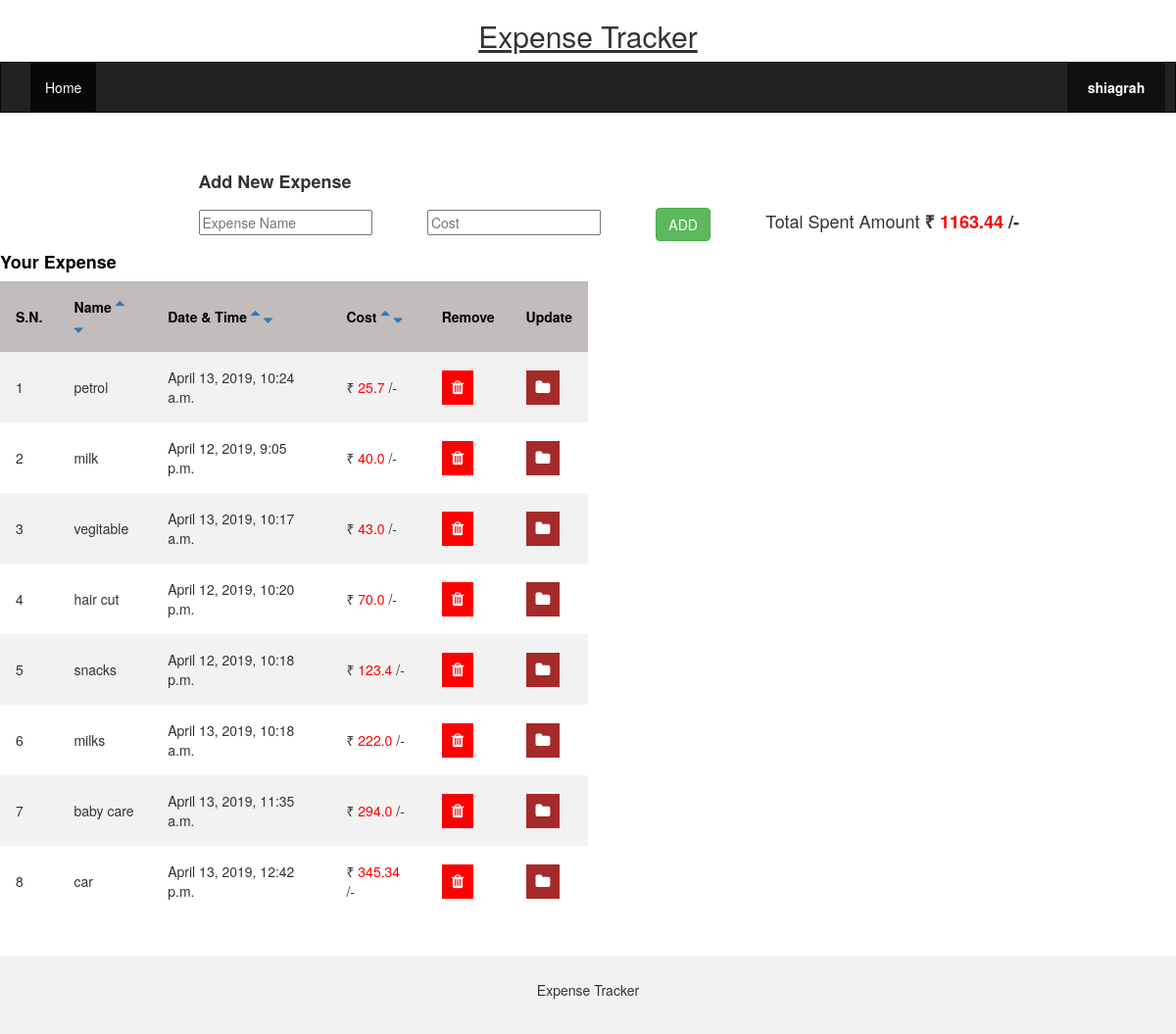
Screenshot of /sortbycost/ (signed in) with the database file from the repository.
### accounts/models.py (models this page shows)
class expense_table(models.Model):
    user=models.ForeignKey(User, on_delete=models.CASCADE)
    name = models.CharField(max_length=200)
    expense_date = models.DateTimeField('date')
    cost =  models.FloatField(default=0)
    image = models.ImageField(blank=True,null=True)

### accounts/views.py (the view)
# urls.py: path('sortbycost/', accounts.views.sortbycost, name='sortbycost'),
def sortbycost(request):
    username = request.user
    all_expense = expense_table.objects.filter(user=username).order_by('cost').all()
    total = expense_table.objects.filter(user=username).aggregate(Sum('cost'))
    print(total)
    return render(request, 'home.html', {'all_expense': all_expense, 'total': total})

### templates/home.html (shortened to what this page needs)
{% extends 'base.html' %}
{% block content %}
{% if user.is_authenticated %}
<html lang="en">
  <head>
    <link rel="stylesheet" href="https://maxcdn.bootstrapcdn.com/bootstrap/3.4.0/css/bootstrap.min.css">
    <link rel="stylesheet" href="https://cdnjs.cloudflare.com/ajax/libs/font-awesome/4.7.0/css/font-awesome.min.css">
</head>
  <body>
    <div class="">
      <div class="container text-center">
        <h2><u>Expense Tracker</u></h2>
      </div>
    </div>
    <nav class="navbar navbar-inverse">
      <div class="container-fluid">
        <div class="collapse navbar-collapse" id="myNavbar">
          <ul class="nav navbar-nav">
            <li class="active" ><a href="{%url 'home'%}">Home</a></li>
          </ul>
          <ul class="nav navbar-nav navbar-right">
            <li>
              <div class="inner"><button onclick="myFunction()" class="dropbtn">{{ user.username }}</button>
              </div>
            </li>
          </ul>
        </div>
      </div>
    </nav>
    <div class="outer">
      <h4 class="inner"><b>Add New Expense</b></h4>
      <form action="{% url 'add' %}" method="post">
          <input class="inner" type="text"  placeholder="Expense Name" name="name" required>
          <input class="inner" type="number" placeholder="Cost" required name="cost" step="0.01">
          <button type="submit" class="btn btn-success inner" >ADD</button>
        <h4 class="inner">Total Spent Amount <b>₹ <font  color="red" >{{total.cost__sum|floatformat:2 }} </font>/-</b></h4>
      </form>
    </div>
    {% if all_expense %}
    <h4 class="section"><font color="black"><b>Your Expense</b></font></h4>
    <table>
      <tr>
        <th>S.N.</th>
        <th>Name
          <a href="/sortbyname"><i style="font-size:16px" class="fa">&#xf0de;</i></a>
          <a href="/sortbyname_"><i style="font-size:16px" class="fa">&#xf0dd;</i></a>
        </th>
        <th>
          Date & Time
          <a href="/sortbydate"><i style="font-size:16px" class="fa">&#xf0de;</i></a>
          <a href="/sortbydate_"><i style="font-size:16px" class="fa">&#xf0dd;</i></a>
        </th>
        <th>
          Cost
          <a href="/sortbycost"><i style="font-size:16px" class="fa">&#xf0de;</i></a>
          <a href="/sortbycost_"><i style="font-size:16px" class="fa">&#xf0dd;</i></a>
        </th>
        <th>Remove</th>
        <th>Update</th>
      </tr>
      {% for expense in all_expense %}
      <tr>
        <td> {{ forloop.counter }}</td>
        <td>{{expense.name}}</td>
        <td>{{expense.expense_date}}</td>
        <td>₹ <font  color="red">{{expense.cost}}</font> /-</td>
        <form action="{% url 'delete' %}" method="post" >
          <td><button class="btn1" type="submit" name="expense"  value="{{ expense.id }}"><i class="fa fa-trash"></i></button></td>
        </form>
        <form action="{% url 'update' %}" method="post" >
          <td><button class="btn2" type="submit" name="expense"  value="{{ expense.id }}"><i class="fa fa-folder"></i></button></td>
        </form>
      </tr>
    {% endfor %}
    </table>
    <br><br>
    {% endif %}
    <footer class="container-fluid text-center">
      <p>Expense Tracker </p>
    </footer>
  </body>
</html>
{% else %}
  <p>You are not logged in</p>
  <a href="{% url 'login' %}">login</a>
{% endif %}
{% endblock %}

### templates/home.html (style rules this page uses)
.navbar { margin-bottom: 50px; border-radius: 0; }
footer { background-color: #f2f2f2; padding: 25px; }
.inner { display: inline-block; }
.dropbtn { border-radius: 2px; background: #101010; border: none; color: #fff; cursor: default; font-size: 14px; font-weight: bold; width: 100px; height:50px; }
.inner { display: inline-block; margin-left : 5%; }
.outer { margin-left : 150px; margin-top : 50px; }
.btn1 { background-color: red; border: none; color: white; padding: 6px 10px; font-size: 16px; cursor: pointer; }
.btn2 { background-color: brown; border: none; color: white; padding: 6px 10px; font-size: 16px; cursor: pointer; }
table { border-collapse: collapse; width: 50%; }
th, td { text-align: left; padding: 16px; }
tr:nth-child(even) { background-color: #f2f2f2 }
th { background-color: #C2BDBC; color: black; }

### rows the page displays
expense_table: name "petrol", expense_date "April 13, 2019, 10:24 a.m.", cost "25.7", {{ expense.id }} 14 (drawn)
expense_table: name "milk", expense_date "April 12, 2019, 9:05 p.m.", cost "40.0", {{ expense.id }} 8 (drawn)
expense_table: name "vegitable", expense_date "April 13, 2019, 10:17 a.m.", cost "43.0", {{ expense.id }} 12 (drawn)
expense_table: name "hair cut", expense_date "April 12, 2019, 10:20 p.m.", cost "70.0", {{ expense.id }} 10 (drawn)
expense_table: name "snacks", expense_date "April 12, 2019, 10:18 p.m.", cost "123.4", {{ expense.id }} 9 (drawn)
expense_table: name "milks", expense_date "April 13, 2019, 10:18 a.m.", cost "222.0", {{ expense.id }} 13 (drawn)
expense_table: name "baby care", expense_date "April 13, 2019, 11:35 a.m.", cost "294.0", {{ expense.id }} 15 (drawn)
expense_table: name "car", expense_date "April 13, 2019, 12:42 p.m.", cost "345.34", {{ expense.id }} 17 (drawn)

### other values shown
{{ user.username }} "shiagrah"
{{ total.cost__sum|floatformat:2 }} "1163.44"
